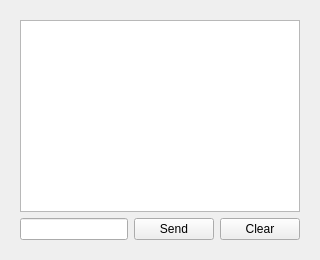
        <widget class="QWidget" name="tab_15">
         <attribute name="title">
          <string>Terminal</string>
         </attribute>
         <layout class="QVBoxLayout" name="verticalLayout_21">
          <item>
           <widget class="QWidget" name="widget_2" native="true">
            <property name="sizePolicy">
             <sizepolicy hsizetype="Preferred" vsizetype="Preferred">
              <horstretch>1</horstretch>
              <verstretch>0</verstretch>
             </sizepolicy>
            </property>
            <layout class="QVBoxLayout" name="verticalLayout_4">
             <item>
              <widget class="QTextBrowser" name="terminalBrowser">
               <property name="sizePolicy">
                <sizepolicy hsizetype="Minimum" vsizetype="Expanding">
                 <horstretch>0</horstretch>
                 <verstretch>0</verstretch>
                </sizepolicy>
               </property>
               <property name="font">
                <font>
                 <family>Monospace</family>
                </font>
               </property>
              </widget>
             </item>
             <item>
              <layout class="QHBoxLayout" name="horizontalLayout_15">
               <item>
                <widget class="QLineEdit" name="terminalEdit"/>
               </item>
               <item>
                <widget class="QPushButton" name="sendTerminalButton">
                 <property name="text">
                  <string>Send</string>
                 </property>
                </widget>
               </item>
               <item>
                <widget class="QPushButton" name="clearTerminalButton">
                 <property name="text">
                  <string>Clear</string>
                 </property>
                </widget>
               </item>
              </layout>
             </item>
            </layout>
           </widget>
          </item>
         </layout>
        </widget>
